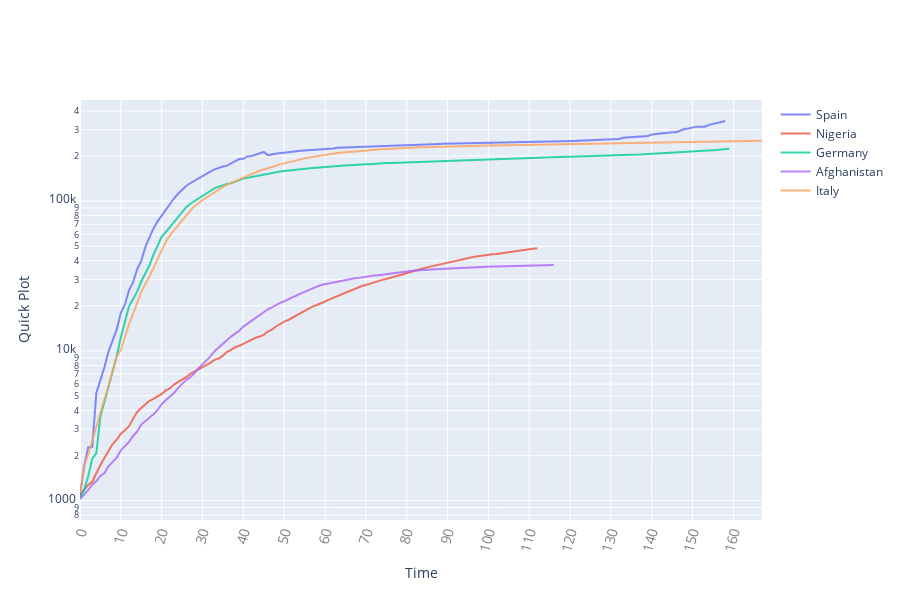

Write notebook code for a chart like this one.
### Code cell
# x_data for plot
x_data= np.arange(df_thres.shape[0])

# Quick Plot
quick_plot(x_data, df_thres)

### Figure 1 — Plotly figure (JSON) as saved in the notebook; plotly's stock layout.template omitted (floating-point values rounded to 4 significant figures; data arrays with more than 128 entries replaced by an {"elided": "..."} marker saying what was removed)
{"data": [{"line": {"width": 2}, "marker": {"size": 5}, "mode": "lines", "name": "Spain", "opacity": 0.8, "type": "scatter", "x": {"elided": "168 int values"}, "y": {"elided": "168 int values"}}, {"line": {"width": 2}, "marker": {"size": 5}, "mode": "lines", "name": "Nigeria", "opacity": 0.8, "type": "scatter", "x": {"elided": "168 int values"}, "y": {"elided": "168 int values"}}, {"line": {"width": 2}, "marker": {"size": 5}, "mode": "lines", "name": "Germany", "opacity": 0.8, "type": "scatter", "x": {"elided": "168 int values"}, "y": {"elided": "168 int values"}}, {"line": {"width": 2}, "marker": {"size": 5}, "mode": "lines", "name": "Afghanistan", "opacity": 0.8, "type": "scatter", "x": {"elided": "168 int values"}, "y": {"elided": "168 int values"}}, {"line": {"width": 2}, "marker": {"size": 5}, "mode": "lines", "name": "Italy", "opacity": 0.8, "type": "scatter", "x": {"elided": "168 int values"}, "y": {"elided": "168 int values"}}], "layout": {"height": 600, "width": 900, "xaxis": {"nticks": 20, "tickangle": -75, "tickfont": {"color": "#7f7f7f", "size": 14}, "title": {"text": "Time"}}, "yaxis": {"title": {"text": "Quick Plot"}, "type": "log"}}}
